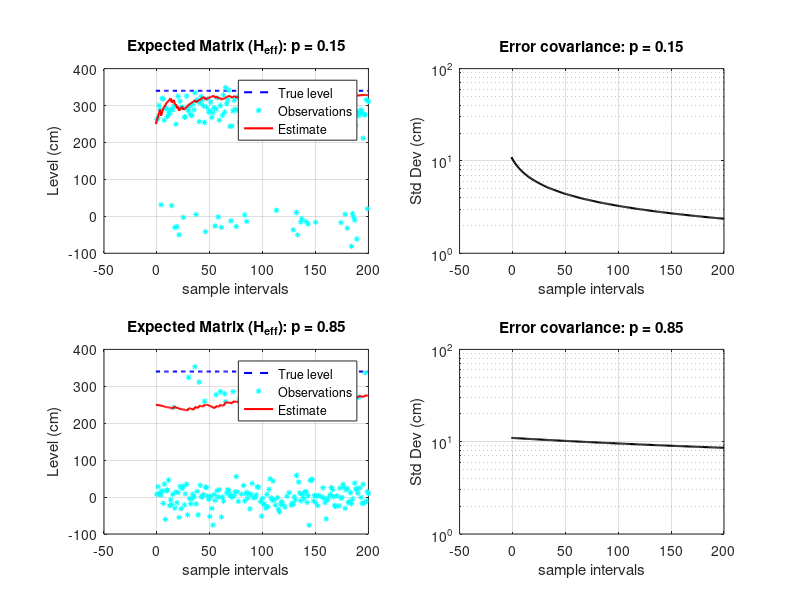

Source code (MATLAB): (Note: this script raises an error after producing the figure.)
% task4_4.m - Kalman filter using expected measurement matrix
% H_eff = c_h * (1-p)
close all;

% Simulation parameters
rho = 0.874;        % Density of benzene, g/cm^3
cst_p = 0.98*rho;   % Measurement constant, in mbar/cm
mean_s = 250;       % Initial guess of fluid level, in cm
var_s = 11^2;       % Variance of initial guess, in cm^2
var_v = 25^2;       % Variance of measurement errors, in mbar^2
N = 200;            % Number of iterations
p_values = [0.15, 0.85];

figure('Position', [100 100 1200 800]);

for idx = 1:length(p_values)
    p = p_values(idx);
    
    % Initialization
    s = 340;                    % True fluid level, in cm
    s_est = zeros(1,N+2);       % State estimate
    s_est(1) = mean_s;
    cov_est = zeros(1,N+2);     % Estimation error covariance
    cov_est(1) = var_s;
    state = zeros(1,N+2);       % System state
    state(1) = s;
    x = zeros(1,N+2);           % Observations
    delta = [1, (rand(1,N+1) > p), 1];  % ACTUAL failures (HIDDEN)
    
    % Expected measurement matrix (robust trick)
    H_eff = cst_p * (1 - p);  % Accounts for failures statistically
    
    % Kalman filter with expected H
    for n = 2:N+2
        % System state (constant)
        state(n) = s;
        
        % Observation
        if delta(n) == 1
            x(n) = cst_p*state(n) + sqrt(var_v)*randn;  % Good measurement
        else
            x(n) = sqrt(var_v)*randn;                    % Failed (pure noise)
        end
        
        % Kalman filter with H_eff instead of H
        s_pred = s_est(n-1);
        cov_pred = cov_est(n-1);
        
        % Update with de-weighted measurement matrix
        Kgain = H_eff*cov_pred / (H_eff^2*cov_pred + var_v);
        s_est(n) = s_pred + Kgain*(x(n) - H_eff*s_pred);
        cov_est(n) = (1 - Kgain*H_eff)*cov_pred;
    end
    
    % Plot
    subplot(2,2,2*idx-1)
    plot(-1:N, state, 'b--', 'LineWidth', 1.5); hold on
    plot(0:N, x(2:N+2), 'c*', 'MarkerSize', 4)
    plot(-1:N, s_est, 'r-', 'LineWidth', 1.5)
    xlabel('sample intervals')
    ylabel('Level (cm)')
    title(sprintf('Expected Matrix (H_{eff}): p = %.2f', p))
    legend('True level','Observations','Estimate', 'Location', 'best')
    grid on
    
    subplot(2,2,2*idx)
    semilogy(-1:N, sqrt(cov_est), 'k', 'LineWidth', 1.5)
    xlabel('sample intervals')
    ylabel('Std Dev (cm)')
    title(sprintf('Error covariance: p = %.2f', p))
    grid on
end

sgtitle('Robust Filter Using Expected Measurement Matrix H_{eff} = c_h(1-p)')
saveas(gcf, 'task4_4_results.png');
